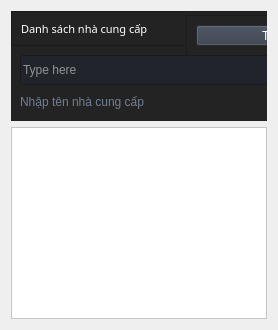
                        <widget class="QWidget" name="TT_NCC_Page">
                         <layout class="QVBoxLayout" name="verticalLayout_17">
                          <item>
                           <widget class="QWidget" name="verticalWidget" native="true">
                            <property name="minimumSize">
                             <size>
                              <width>0</width>
                              <height>110</height>
                             </size>
                            </property>
                            <property name="maximumSize">
                             <size>
                              <width>16777215</width>
                              <height>110</height>
                             </size>
                            </property>
                            <property name="styleSheet">
                             <string notr="true">background-color: rgb(35, 35, 35);</string>
                            </property>
                            <widget class="QFrame" name="frame_div_content_2">
                             <property name="geometry">
                              <rect>
                               <x>0</x>
                               <y>0</y>
                               <width>681</width>
                               <height>110</height>
                              </rect>
                             </property>
                             <property name="minimumSize">
                              <size>
                               <width>0</width>
                               <height>110</height>
                              </size>
                             </property>
                             <property name="maximumSize">
                              <size>
                               <width>16777215</width>
                               <height>110</height>
                              </size>
                             </property>
                             <property name="frameShape">
                              <enum>QFrame::NoFrame</enum>
                             </property>
                             <property name="frameShadow">
                              <enum>QFrame::Raised</enum>
                             </property>
                             <layout class="QVBoxLayout" name="verticalLayout_18">
                              <property name="spacing">
                               <number>0</number>
                              </property>
                              <property name="leftMargin">
                               <number>0</number>
                              </property>
                              <property name="topMargin">
                               <number>0</number>
                              </property>
                              <property name="rightMargin">
                               <number>0</number>
                              </property>
                              <property name="bottomMargin">
                               <number>0</number>
                              </property>
                              <item>
                               <widget class="QFrame" name="frame_title_wid_1">
                                <property name="maximumSize">
                                 <size>
                                  <width>16777215</width>
                                  <height>35</height>
                                 </size>
                                </property>
                                <property name="frameShape">
                                 <enum>QFrame::StyledPanel</enum>
                                </property>
                                <property name="frameShadow">
                                 <enum>QFrame::Raised</enum>
                                </property>
                                <layout class="QVBoxLayout" name="verticalLayout_21">
                                 <item>
                                  <widget class="QLabel" name="labelBoxBlenderInstalation">
                                   <property name="font">
                                    <font>
                                     <family>Shopee Display Black</family>
                                     <pointsize>8</pointsize>
                                     <weight>10</weight>
                                     <italic>false</italic>
                                     <bold>false</bold>
                                    </font>
                                   </property>
                                   <property name="styleSheet">
                                    <string notr="true">color: rgb(255, 255, 255);</string>
                                   </property>
                                   <property name="text">
                                    <string>Danh sách nhà cung cấp</string>
                                   </property>
                                  </widget>
                                 </item>
                                </layout>
                               </widget>
                              </item>
                              <item>
                               <widget class="QFrame" name="frame_content_wid_1">
                                <property name="frameShape">
                                 <enum>QFrame::NoFrame</enum>
                                </property>
                                <property name="frameShadow">
                                 <enum>QFrame::Raised</enum>
                                </property>
                                <layout class="QHBoxLayout" name="horizontalLayout_10">
                                 <item>
                                  <layout class="QGridLayout" name="gridLayout_3">
                                   <property name="bottomMargin">
                                    <number>0</number>
                                   </property>
                                   <item row="0" column="0">
                                    <widget class="QLineEdit" name="lineEdit_3">
                                     <property name="minimumSize">
                                      <size>
                                       <width>0</width>
                                       <height>30</height>
                                      </size>
                                     </property>
                                     <property name="styleSheet">
                                      <string notr="true">background-color: rgb(33, 37, 43);
color: rgb(255, 255, 255);</string>
                                     </property>
                                     <property name="text">
                                      <string/>
                                     </property>
                                     <property name="placeholderText">
                                      <string>Type here</string>
                                     </property>
                                    </widget>
                                   </item>
                                   <item row="0" column="1">
                                    <widget class="QPushButton" name="pushButton_10">
                                     <property name="minimumSize">
                                      <size>
                                       <width>150</width>
                                       <height>30</height>
                                      </size>
                                     </property>
                                     <property name="font">
                                      <font>
                                       <family>Shopee Display Black</family>
                                       <pointsize>8</pointsize>
                                       <weight>10</weight>
                                       <italic>false</italic>
                                       <bold>false</bold>
                                      </font>
                                     </property>
                                     <property name="cursor">
                                      <cursorShape>PointingHandCursor</cursorShape>
                                     </property>
                                     <property name="styleSheet">
                                      <string notr="true">
QPushButton {
	background-color: rgb(52, 59, 72);
	color: rgb(255, 255, 255);
}
QPushButton:hover {
	background-color: rgb(85, 170, 255);
}</string>
                                     </property>
                                     <property name="text">
                                      <string>Tìm kiếm</string>
                                     </property>
                                     <property name="icon">
                                      <iconset resource="../../GUI_Test/Modern_GUI_PyDracula_PySide6_or_PyQt6-master/resources.qrc">
                                       <normaloff>:/icons/images/icons/cil-folder-open.png</normaloff>:/icons/images/icons/cil-folder-open.png</iconset>
                                     </property>
                                    </widget>
                                   </item>
                                   <item row="1" column="0" colspan="2">
                                    <widget class="QLabel" name="labelVersion_5">
                                     <property name="styleSheet">
                                      <string notr="true">color: rgb(113, 126, 149);</string>
                                     </property>
                                     <property name="lineWidth">
                                      <number>1</number>
                                     </property>
                                     <property name="text">
                                      <string>Nhập tên nhà cung cấp</string>
                                     </property>
                                     <property name="alignment">
                                      <set>Qt::AlignLeading|Qt::AlignLeft|Qt::AlignVCenter</set>
                                     </property>
                                    </widget>
                                   </item>
                                  </layout>
                                 </item>
                                </layout>
                               </widget>
                              </item>
                             </layout>
                            </widget>
                            <widget class="QFrame" name="frame_7">
                             <property name="geometry">
                              <rect>
                               <x>175</x>
                               <y>4</y>
                               <width>351</width>
                               <height>41</height>
                              </rect>
                             </property>
                             <property name="frameShape">
                              <enum>QFrame::StyledPanel</enum>
                             </property>
                             <property name="frameShadow">
                              <enum>QFrame::Raised</enum>
                             </property>
                             <layout class="QHBoxLayout" name="horizontalLayout_19">
                              <item>
                               <widget class="QPushButton" name="pushButton_18">
                                <property name="styleSheet">
                                 <string notr="true">
QPushButton {
	background-color: rgb(52, 59, 72);
	color: rgb(255, 255, 255);
}
QPushButton:hover {
	background-color: rgb(85, 170, 255);
}</string>
                                </property>
                                <property name="text">
                                 <string>Thêm</string>
                                </property>
                               </widget>
                              </item>
                              <item>
                               <widget class="QPushButton" name="pushButton_19">
                                <property name="styleSheet">
                                 <string notr="true">
QPushButton {
	background-color: rgb(52, 59, 72);
	color: rgb(255, 255, 255);
}
QPushButton:hover {
	background-color: rgb(85, 170, 255);
}</string>
                                </property>
                                <property name="text">
                                 <string>Xóa</string>
                                </property>
                               </widget>
                              </item>
                             </layout>
                            </widget>
                           </widget>
                          </item>
                          <item>
                           <widget class="QWidget" name="verticalWidget_3" native="true">
                            <layout class="QVBoxLayout" name="verticalLayout_15">
                             <property name="spacing">
                              <number>0</number>
                             </property>
                             <property name="leftMargin">
                              <number>0</number>
                             </property>
                             <property name="topMargin">
                              <number>0</number>
                             </property>
                             <property name="rightMargin">
                              <number>0</number>
                             </property>
                             <property name="bottomMargin">
                              <number>0</number>
                             </property>
                             <item>
                              <widget class="QFrame" name="horizontalFrame">
                               <layout class="QHBoxLayout" name="TT_Zone_2">
                                <property name="spacing">
                                 <number>0</number>
                                </property>
                                <property name="leftMargin">
                                 <number>0</number>
                                </property>
                                <property name="topMargin">
                                 <number>0</number>
                                </property>
                                <property name="rightMargin">
                                 <number>0</number>
                                </property>
                                <property name="bottomMargin">
                                 <number>0</number>
                                </property>
                                <item>
                                 <widget class="QTableView" name="tableView_2">
                                  <property name="sizePolicy">
                                   <sizepolicy hsizetype="Expanding" vsizetype="Expanding">
                                    <horstretch>0</horstretch>
                                    <verstretch>0</verstretch>
                                   </sizepolicy>
                                  </property>
                                  <property name="styleSheet">
                                   <string notr="true">background-color: rgb(255, 255, 255);</string>
                                  </property>
                                 </widget>
                                </item>
                               </layout>
                              </widget>
                             </item>
                            </layout>
                           </widget>
                          </item>
                         </layout>
                        </widget>
